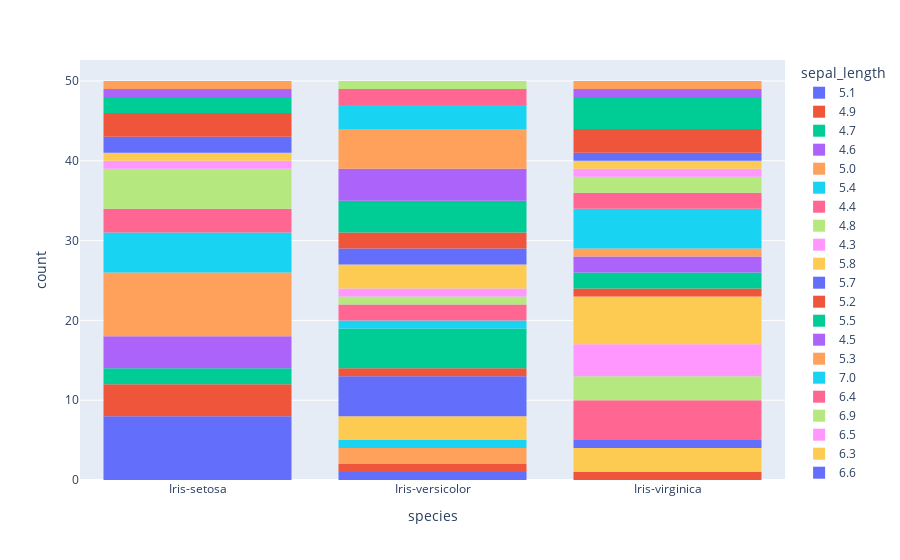

This figure's notebook cell:
### Code cell
import plotly.express as px

fig1 = px.histogram(df, x="species", color="sepal_length")  
fig1.show()

### Figure 1 — Plotly figure (JSON) as saved in the notebook; plotly's stock layout.template omitted (floating-point values rounded to 4 significant figures)
{"data": [{"alignmentgroup": "True", "bingroup": "x", "hovertemplate": "sepal_length=5.1<br>species=%{x}<br>count=%{y}<extra></extra>", "legendgroup": "5.1", "marker": {"color": "#636efa", "pattern": {"shape": ""}}, "name": "5.1", "offsetgroup": "5.1", "orientation": "v", "showlegend": true, "type": "histogram", "x": ["Iris-setosa", "Iris-setosa", "Iris-setosa", "Iris-setosa", "Iris-setosa", "Iris-setosa", "Iris-setosa", "Iris-setosa", "Iris-versicolor"], "xaxis": "x", "yaxis": "y"}, {"alignmentgroup": "True", "bingroup": "x", "hovertemplate": "sepal_length=4.9<br>species=%{x}<br>count=%{y}<extra></extra>", "legendgroup": "4.9", "marker": {"color": "#EF553B", "pattern": {"shape": ""}}, "name": "4.9", "offsetgroup": "4.9", "orientation": "v", "showlegend": true, "type": "histogram", "x": ["Iris-setosa", "Iris-setosa", "Iris-setosa", "Iris-setosa", "Iris-versicolor", "Iris-virginica"], "xaxis": "x", "yaxis": "y"}, {"alignmentgroup": "True", "bingroup": "x", "hovertemplate": "sepal_length=4.7<br>species=%{x}<br>count=%{y}<extra></extra>", "legendgroup": "4.7", "marker": {"color": "#00cc96", "pattern": {"shape": ""}}, "name": "4.7", "offsetgroup": "4.7", "orientation": "v", "showlegend": true, "type": "histogram", "x": ["Iris-setosa", "Iris-setosa"], "xaxis": "x", "yaxis": "y"}, {"alignmentgroup": "True", "bingroup": "x", "hovertemplate": "sepal_length=4.6<br>species=%{x}<br>count=%{y}<extra></extra>", "legendgroup": "4.6", "marker": {"color": "#ab63fa", "pattern": {"shape": ""}}, "name": "4.6", "offsetgroup": "4.6", "orientation": "v", "showlegend": true, "type": "histogram", "x": ["Iris-setosa", "Iris-setosa", "Iris-setosa", "Iris-setosa"], "xaxis": "x", "yaxis": "y"}, {"alignmentgroup": "True", "bingroup": "x", "hovertemplate": "sepal_length=5.0<br>species=%{x}<br>count=%{y}<extra></extra>", "legendgroup": "5.0", "marker": {"color": "#FFA15A", "pattern": {"shape": ""}}, "name": "5.0", "offsetgroup": "5.0", "orientation": "v", "showlegend": true, "type": "histogram", "x": ["Iris-setosa", "Iris-setosa", "Iris-setosa", "Iris-setosa", "Iris-setosa", "Iris-setosa", "Iris-setosa", "Iris-setosa", "Iris-versicolor", "Iris-versicolor"], "xaxis": "x", "yaxis": "y"}, {"alignmentgroup": "True", "bingroup": "x", "hovertemplate": "sepal_length=5.4<br>species=%{x}<br>count=%{y}<extra></extra>", "legendgroup": "5.4", "marker": {"color": "#19d3f3", "pattern": {"shape": ""}}, "name": "5.4", "offsetgroup": "5.4", "orientation": "v", "showlegend": true, "type": "histogram", "x": ["Iris-setosa", "Iris-setosa", "Iris-setosa", "Iris-setosa", "Iris-setosa", "Iris-versicolor"], "xaxis": "x", "yaxis": "y"}, {"alignmentgroup": "True", "bingroup": "x", "hovertemplate": "sepal_length=4.4<br>species=%{x}<br>count=%{y}<extra></extra>", "legendgroup": "4.4", "marker": {"color": "#FF6692", "pattern": {"shape": ""}}, "name": "4.4", "offsetgroup": "4.4", "orientation": "v", "showlegend": true, "type": "histogram", "x": ["Iris-setosa", "Iris-setosa", "Iris-setosa"], "xaxis": "x", "yaxis": "y"}, {"alignmentgroup": "True", "bingroup": "x", "hovertemplate": "sepal_length=4.8<br>species=%{x}<br>count=%{y}<extra></extra>", "legendgroup": "4.8", "marker": {"color": "#B6E880", "pattern": {"shape": ""}}, "name": "4.8", "offsetgroup": "4.8", "orientation": "v", "showlegend": true, "type": "histogram", "x": ["Iris-setosa", "Iris-setosa", "Iris-setosa", "Iris-setosa", "Iris-setosa"], "xaxis": "x", "yaxis": "y"}, {"alignmentgroup": "True", "bingroup": "x", "hovertemplate": "sepal_length=4.3<br>species=%{x}<br>count=%{y}<extra></extra>", "legendgroup": "4.3", "marker": {"color": "#FF97FF", "pattern": {"shape": ""}}, "name": "4.3", "offsetgroup": "4.3", "orientation": "v", "showlegend": true, "type": "histogram", "x": ["Iris-setosa"], "xaxis": "x", "yaxis": "y"}, {"alignmentgroup": "True", "bingroup": "x", "hovertemplate": "sepal_length=5.8<br>species=%{x}<br>count=%{y}<extra></extra>", "legendgroup": "5.8", "marker": {"color": "#FECB52", "pattern": {"shape": ""}}, "name": "5.8", "offsetgroup": "5.8", "orientation": "v", "showlegend": true, "type": "histogram", "x": ["Iris-setosa", "Iris-versicolor", "Iris-versicolor", "Iris-versicolor", "Iris-virginica", "Iris-virginica", "Iris-virginica"], "xaxis": "x", "yaxis": "y"}, {"alignmentgroup": "True", "bingroup": "x", "hovertemplate": "sepal_length=5.7<br>species=%{x}<br>count=%{y}<extra></extra>", "legendgroup": "5.7", "marker": {"color": "#636efa", "pattern": {"shape": ""}}, "name": "5.7", "offsetgroup": "5.7", "orientation": "v", "showlegend": true, "type": "histogram", "x": ["Iris-setosa", "Iris-setosa", "Iris-versicolor", "Iris-versicolor", "Iris-versicolor", "Iris-versicolor", "Iris-versicolor", "Iris-virginica"], "xaxis": "x", "yaxis": "y"}, {"alignmentgroup": "True", "bingroup": "x", "hovertemplate": "sepal_length=5.2<br>species=%{x}<br>count=%{y}<extra></extra>", "legendgroup": "5.2", "marker": {"color": "#EF553B", "pattern": {"shape": ""}}, "name": "5.2", "offsetgroup": "5.2", "orientation": "v", "showlegend": true, "type": "histogram", "x": ["Iris-setosa", "Iris-setosa", "Iris-setosa", "Iris-versicolor"], "xaxis": "x", "yaxis": "y"}, {"alignmentgroup": "True", "bingroup": "x", "hovertemplate": "sepal_length=5.5<br>species=%{x}<br>count=%{y}<extra></extra>", "legendgroup": "5.5", "marker": {"color": "#00cc96", "pattern": {"shape": ""}}, "name": "5.5", "offsetgroup": "5.5", "orientation": "v", "showlegend": true, "type": "histogram", "x": ["Iris-setosa", "Iris-setosa", "Iris-versicolor", "Iris-versicolor", "Iris-versicolor", "Iris-versicolor", "Iris-versicolor"], "xaxis": "x", "yaxis": "y"}, {"alignmentgroup": "True", "bingroup": "x", "hovertemplate": "sepal_length=4.5<br>species=%{x}<br>count=%{y}<extra></extra>", "legendgroup": "4.5", "marker": {"color": "#ab63fa", "pattern": {"shape": ""}}, "name": "4.5", "offsetgroup": "4.5", "orientation": "v", "showlegend": true, "type": "histogram", "x": ["Iris-setosa"], "xaxis": "x", "yaxis": "y"}, {"alignmentgroup": "True", "bingroup": "x", "hovertemplate": "sepal_length=5.3<br>species=%{x}<br>count=%{y}<extra></extra>", "legendgroup": "5.3", "marker": {"color": "#FFA15A", "pattern": {"shape": ""}}, "name": "5.3", "offsetgroup": "5.3", "orientation": "v", "showlegend": true, "type": "histogram", "x": ["Iris-setosa"], "xaxis": "x", "yaxis": "y"}, {"alignmentgroup": "True", "bingroup": "x", "hovertemplate": "sepal_length=7.0<br>species=%{x}<br>count=%{y}<extra></extra>", "legendgroup": "7.0", "marker": {"color": "#19d3f3", "pattern": {"shape": ""}}, "name": "7.0", "offsetgroup": "7.0", "orientation": "v", "showlegend": true, "type": "histogram", "x": ["Iris-versicolor"], "xaxis": "x", "yaxis": "y"}, {"alignmentgroup": "True", "bingroup": "x", "hovertemplate": "sepal_length=6.4<br>species=%{x}<br>count=%{y}<extra></extra>", "legendgroup": "6.4", "marker": {"color": "#FF6692", "pattern": {"shape": ""}}, "name": "6.4", "offsetgroup": "6.4", "orientation": "v", "showlegend": true, "type": "histogram", "x": ["Iris-versicolor", "Iris-versicolor", "Iris-virginica", "Iris-virginica", "Iris-virginica", "Iris-virginica", "Iris-virginica"], "xaxis": "x", "yaxis": "y"}, {"alignmentgroup": "True", "bingroup": "x", "hovertemplate": "sepal_length=6.9<br>species=%{x}<br>count=%{y}<extra></extra>", "legendgroup": "6.9", "marker": {"color": "#B6E880", "pattern": {"shape": ""}}, "name": "6.9", "offsetgroup": "6.9", "orientation": "v", "showlegend": true, "type": "histogram", "x": ["Iris-versicolor", "Iris-virginica", "Iris-virginica", "Iris-virginica"], "xaxis": "x", "yaxis": "y"}, {"alignmentgroup": "True", "bingroup": "x", "hovertemplate": "sepal_length=6.5<br>species=%{x}<br>count=%{y}<extra></extra>", "legendgroup": "6.5", "marker": {"color": "#FF97FF", "pattern": {"shape": ""}}, "name": "6.5", "offsetgroup": "6.5", "orientation": "v", "showlegend": true, "type": "histogram", "x": ["Iris-versicolor", "Iris-virginica", "Iris-virginica", "Iris-virginica", "Iris-virginica"], "xaxis": "x", "yaxis": "y"}, {"alignmentgroup": "True", "bingroup": "x", "hovertemplate": "sepal_length=6.3<br>species=%{x}<br>count=%{y}<extra></extra>", "legendgroup": "6.3", "marker": {"color": "#FECB52", "pattern": {"shape": ""}}, "name": "6.3", "offsetgroup": "6.3", "orientation": "v", "showlegend": true, "type": "histogram", "x": ["Iris-versicolor", "Iris-versicolor", "Iris-versicolor", "Iris-virginica", "Iris-virginica", "Iris-virginica", "Iris-virginica", "Iris-virginica", "Iris-virginica"], "xaxis": "x", "yaxis": "y"}, {"alignmentgroup": "True", "bingroup": "x", "hovertemplate": "sepal_length=6.6<br>species=%{x}<br>count=%{y}<extra></extra>", "legendgroup": "6.6", "marker": {"color": "#636efa", "pattern": {"shape": ""}}, "name": "6.6", "offsetgroup": "6.6", "orientation": "v", "showlegend": true, "type": "histogram", "x": ["Iris-versicolor", "Iris-versicolor"], "xaxis": "x", "yaxis": "y"}, {"alignmentgroup": "True", "bingroup": "x", "hovertemplate": "sepal_length=5.9<br>species=%{x}<br>count=%{y}<extra></extra>", "legendgroup": "5.9", "marker": {"color": "#EF553B", "pattern": {"shape": ""}}, "name": "5.9", "offsetgroup": "5.9", "orientation": "v", "showlegend": true, "type": "histogram", "x": ["Iris-versicolor", "Iris-versicolor", "Iris-virginica"], "xaxis": "x", "yaxis": "y"}, {"alignmentgroup": "True", "bingroup": "x", "hovertemplate": "sepal_length=6.0<br>species=%{x}<br>count=%{y}<extra></extra>", "legendgroup": "6.0", "marker": {"color": "#00cc96", "pattern": {"shape": ""}}, "name": "6.0", "offsetgroup": "6.0", "orientation": "v", "showlegend": true, "type": "histogram", "x": ["Iris-versicolor", "Iris-versicolor", "Iris-versicolor", "Iris-versicolor", "Iris-virginica", "Iris-virginica"], "xaxis": "x", "yaxis": "y"}, {"alignmentgroup": "True", "bingroup": "x", "hovertemplate": "sepal_length=6.1<br>species=%{x}<br>count=%{y}<extra></extra>", "legendgroup": "6.1", "marker": {"color": "#ab63fa", "pattern": {"shape": ""}}, "name": "6.1", "offsetgroup": "6.1", "orientation": "v", "showlegend": true, "type": "histogram", "x": ["Iris-versicolor", "Iris-versicolor", "Iris-versicolor", "Iris-versicolor", "Iris-virginica", "Iris-virginica"], "xaxis": "x", "yaxis": "y"}, {"alignmentgroup": "True", "bingroup": "x", "hovertemplate": "sepal_length=5.6<br>species=%{x}<br>count=%{y}<extra></extra>", "legendgroup": "5.6", "marker": {"color": "#FFA15A", "pattern": {"shape": ""}}, "name": "5.6", "offsetgroup": "5.6", "orientation": "v", "showlegend": true, "type": "histogram", "x": ["Iris-versicolor", "Iris-versicolor", "Iris-versicolor", "Iris-versicolor", "Iris-versicolor", "Iris-virginica"], "xaxis": "x", "yaxis": "y"}, {"alignmentgroup": "True", "bingroup": "x", "hovertemplate": "sepal_length=6.7<br>species=%{x}<br>count=%{y}<extra></extra>", "legendgroup": "6.7", "marker": {"color": "#19d3f3", "pattern": {"shape": ""}}, "name": "6.7", "offsetgroup": "6.7", "orientation": "v", "showlegend": true, "type": "histogram", "x": ["Iris-versicolor", "Iris-versicolor", "Iris-versicolor", "Iris-virginica", "Iris-virginica", "Iris-virginica", "Iris-virginica", "Iris-virginica"], "xaxis": "x", "yaxis": "y"}, {"alignmentgroup": "True", "bingroup": "x", "hovertemplate": "sepal_length=6.2<br>species=%{x}<br>count=%{y}<extra></extra>", "legendgroup": "6.2", "marker": {"color": "#FF6692", "pattern": {"shape": ""}}, "name": "6.2", "offsetgroup": "6.2", "orientation": "v", "showlegend": true, "type": "histogram", "x": ["Iris-versicolor", "Iris-versicolor", "Iris-virginica", "Iris-virginica"], "xaxis": "x", "yaxis": "y"}, {"alignmentgroup": "True", "bingroup": "x", "hovertemplate": "sepal_length=6.8<br>species=%{x}<br>count=%{y}<extra></extra>", "legendgroup": "6.8", "marker": {"color": "#B6E880", "pattern": {"shape": ""}}, "name": "6.8", "offsetgroup": "6.8", "orientation": "v", "showlegend": true, "type": "histogram", "x": ["Iris-versicolor", "Iris-virginica", "Iris-virginica"], "xaxis": "x", "yaxis": "y"}, {"alignmentgroup": "True", "bingroup": "x", "hovertemplate": "sepal_length=7.1<br>species=%{x}<br>count=%{y}<extra></extra>", "legendgroup": "7.1", "marker": {"color": "#FF97FF", "pattern": {"shape": ""}}, "name": "7.1", "offsetgroup": "7.1", "orientation": "v", "showlegend": true, "type": "histogram", "x": ["Iris-virginica"], "xaxis": "x", "yaxis": "y"}, {"alignmentgroup": "True", "bingroup": "x", "hovertemplate": "sepal_length=7.6<br>species=%{x}<br>count=%{y}<extra></extra>", "legendgroup": "7.6", "marker": {"color": "#FECB52", "pattern": {"shape": ""}}, "name": "7.6", "offsetgroup": "7.6", "orientation": "v", "showlegend": true, "type": "histogram", "x": ["Iris-virginica"], "xaxis": "x", "yaxis": "y"}, {"alignmentgroup": "True", "bingroup": "x", "hovertemplate": "sepal_length=7.3<br>species=%{x}<br>count=%{y}<extra></extra>", "legendgroup": "7.3", "marker": {"color": "#636efa", "pattern": {"shape": ""}}, "name": "7.3", "offsetgroup": "7.3", "orientation": "v", "showlegend": true, "type": "histogram", "x": ["Iris-virginica"], "xaxis": "x", "yaxis": "y"}, {"alignmentgroup": "True", "bingroup": "x", "hovertemplate": "sepal_length=7.2<br>species=%{x}<br>count=%{y}<extra></extra>", "legendgroup": "7.2", "marker": {"color": "#EF553B", "pattern": {"shape": ""}}, "name": "7.2", "offsetgroup": "7.2", "orientation": "v", "showlegend": true, "type": "histogram", "x": ["Iris-virginica", "Iris-virginica", "Iris-virginica"], "xaxis": "x", "yaxis": "y"}, {"alignmentgroup": "True", "bingroup": "x", "hovertemplate": "sepal_length=7.7<br>species=%{x}<br>count=%{y}<extra></extra>", "legendgroup": "7.7", "marker": {"color": "#00cc96", "pattern": {"shape": ""}}, "name": "7.7", "offsetgroup": "7.7", "orientation": "v", "showlegend": true, "type": "histogram", "x": ["Iris-virginica", "Iris-virginica", "Iris-virginica", "Iris-virginica"], "xaxis": "x", "yaxis": "y"}, {"alignmentgroup": "True", "bingroup": "x", "hovertemplate": "sepal_length=7.4<br>species=%{x}<br>count=%{y}<extra></extra>", "legendgroup": "7.4", "marker": {"color": "#ab63fa", "pattern": {"shape": ""}}, "name": "7.4", "offsetgroup": "7.4", "orientation": "v", "showlegend": true, "type": "histogram", "x": ["Iris-virginica"], "xaxis": "x", "yaxis": "y"}, {"alignmentgroup": "True", "bingroup": "x", "hovertemplate": "sepal_length=7.9<br>species=%{x}<br>count=%{y}<extra></extra>", "legendgroup": "7.9", "marker": {"color": "#FFA15A", "pattern": {"shape": ""}}, "name": "7.9", "offsetgroup": "7.9", "orientation": "v", "showlegend": true, "type": "histogram", "x": ["Iris-virginica"], "xaxis": "x", "yaxis": "y"}], "layout": {"barmode": "relative", "legend": {"title": {"text": "sepal_length"}, "tracegroupgap": 0}, "margin": {"t": 60}, "xaxis": {"anchor": "y", "domain": [0, 1], "title": {"text": "species"}}, "yaxis": {"anchor": "x", "domain": [0, 1], "title": {"text": "count"}}}}
